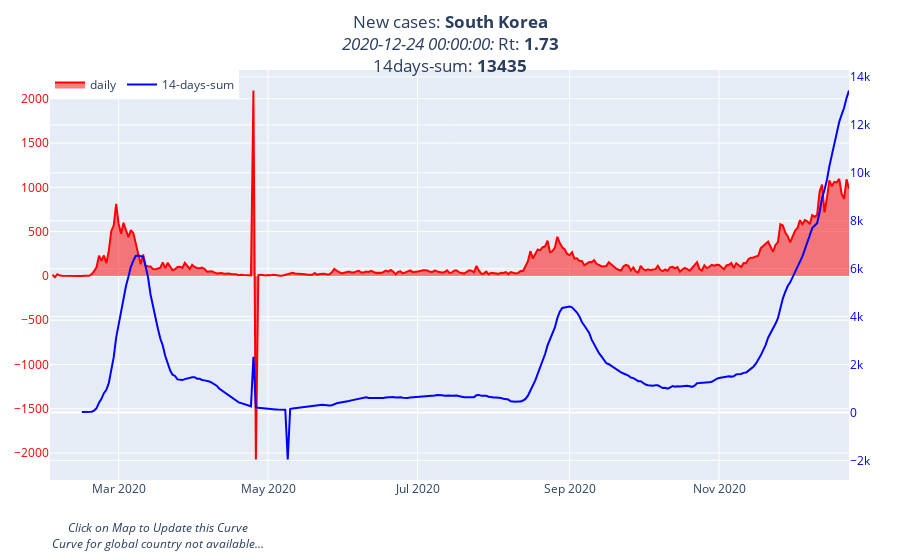

Notebook source saved alongside this figure:
### Markdown cell above
#### South Korea

### Code cell
dep_curr = "South Korea"
ser_pos = df_feat_kr["pos"]
ser_sum_pos = df_feat_kr["sum_cases"]
rt_last = df_feat_kr["Rt"].values[-1]
figure_pos(ser_pos, ser_sum_pos, dep_curr, rt_last)

### Figure 1 — Plotly figure (JSON) as saved in the notebook; plotly's stock layout.template omitted (floating-point values rounded to 4 significant figures; data arrays with more than 128 entries replaced by an {"elided": "..."} marker saying what was removed)
{"data": [{"fill": "tozeroy", "line": {"color": "red"}, "mode": "lines", "name": "daily", "type": "scatter", "x": {"elided": "327 str values"}, "xaxis": "x", "y": {"elided": "327 int values"}, "yaxis": "y"}, {"line": {"color": "blue"}, "mode": "lines", "name": "14-days-sum", "type": "scatter", "x": {"elided": "327 str values"}, "xaxis": "x", "y": {"elided": "327 int values"}, "yaxis": "y2"}], "layout": {"annotations": [{"showarrow": false, "text": "<i>Click on Map to Update this Curve<br>Curve for global country not available...</i>", "x": 0, "xref": "paper", "y": -0.18, "yref": "paper"}], "font": {"size": 12}, "legend": {"orientation": "h", "x": 0, "y": 1}, "margin": {"l": 50, "r": 0, "t": 70}, "showlegend": true, "title": {"text": "New cases: <b>South Korea</b><br><i>2020-12-24 00:00:00:</i> Rt: <b>1.73</b><br>14days-sum:<b> 13435</b>", "x": 0.5, "xanchor": "center", "y": 0.95, "yanchor": "top"}, "xaxis": {"anchor": "y", "domain": [0, 0.94]}, "yaxis": {"anchor": "x", "color": "red", "domain": [0, 1]}, "yaxis2": {"anchor": "x", "color": "blue", "overlaying": "y", "side": "right"}}}
